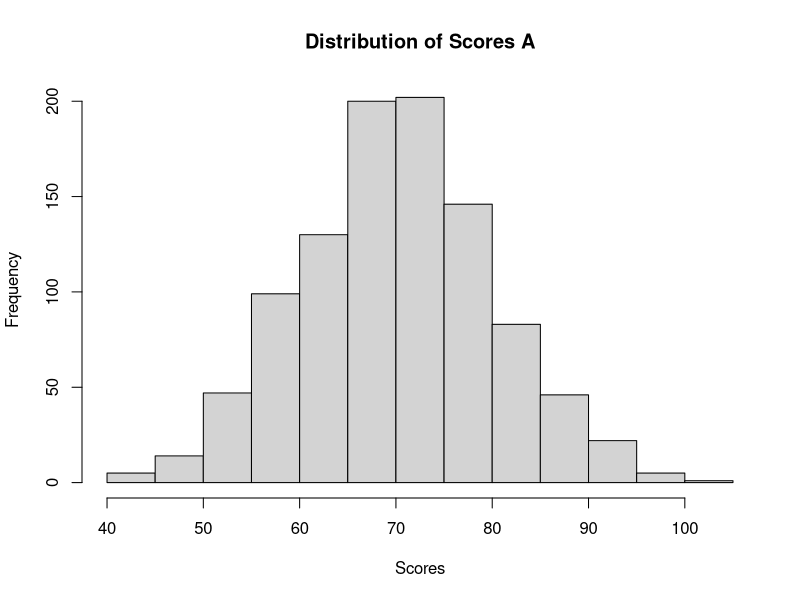
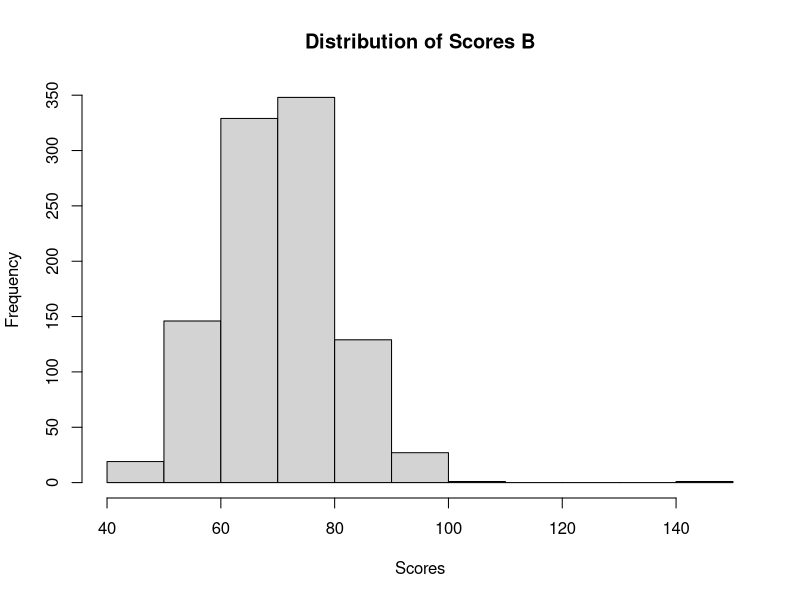
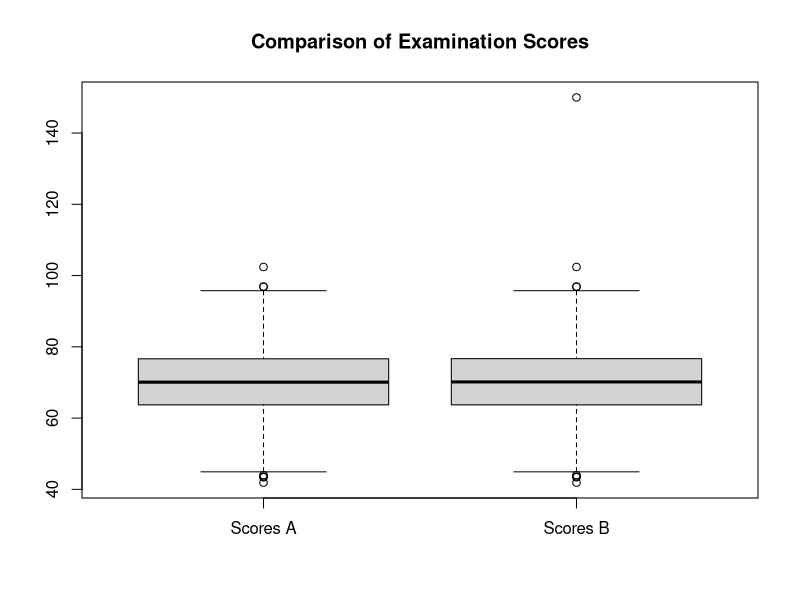

The R source for these figures, in order:
set.seed(123)
scores_A <- rnorm(1000, mean = 70, sd = 10)
scores_B <- c(scores_A[1:999], 150)
mean(scores_A)
sd(scores_A)
mean(scores_B)
sd(scores_B)
mean_A <- mean(scores_A)
sd_A <- sd(scores_A)
within_1_sd <- mean(
  scores_A >= mean_A - sd_A &
    scores_A <= mean_A + sd_A
) * 100
within_2_sd <- mean(
  scores_A >= mean_A - 2 * sd_A &
    scores_A <= mean_A + 2 * sd_A
) * 100
within_3_sd <- mean(
  scores_A >= mean_A - 3 * sd_A &
    scores_A <= mean_A + 3 * sd_A
) * 100
within_1_sd
within_2_sd
within_3_sd
cat("Within 1 SD:", round(within_1_sd, 2), "%; expected about 68%\n")
cat("Within 2 SDs:", round(within_2_sd, 2), "%; expected about 95%\n")
cat("Within 3 SDs:", round(within_3_sd, 2), "%; expected about 99.7%\n")
hist(
  scores_A,
  main = "Distribution of Scores A",
  xlab = "Scores"
)
hist(
  scores_B,
  main = "Distribution of Scores B",
  xlab = "Scores"
)
boxplot(
  scores_A, scores_B,
  names = c("Scores A", "Scores B"),
  main = "Comparison of Examination Scores"
)
